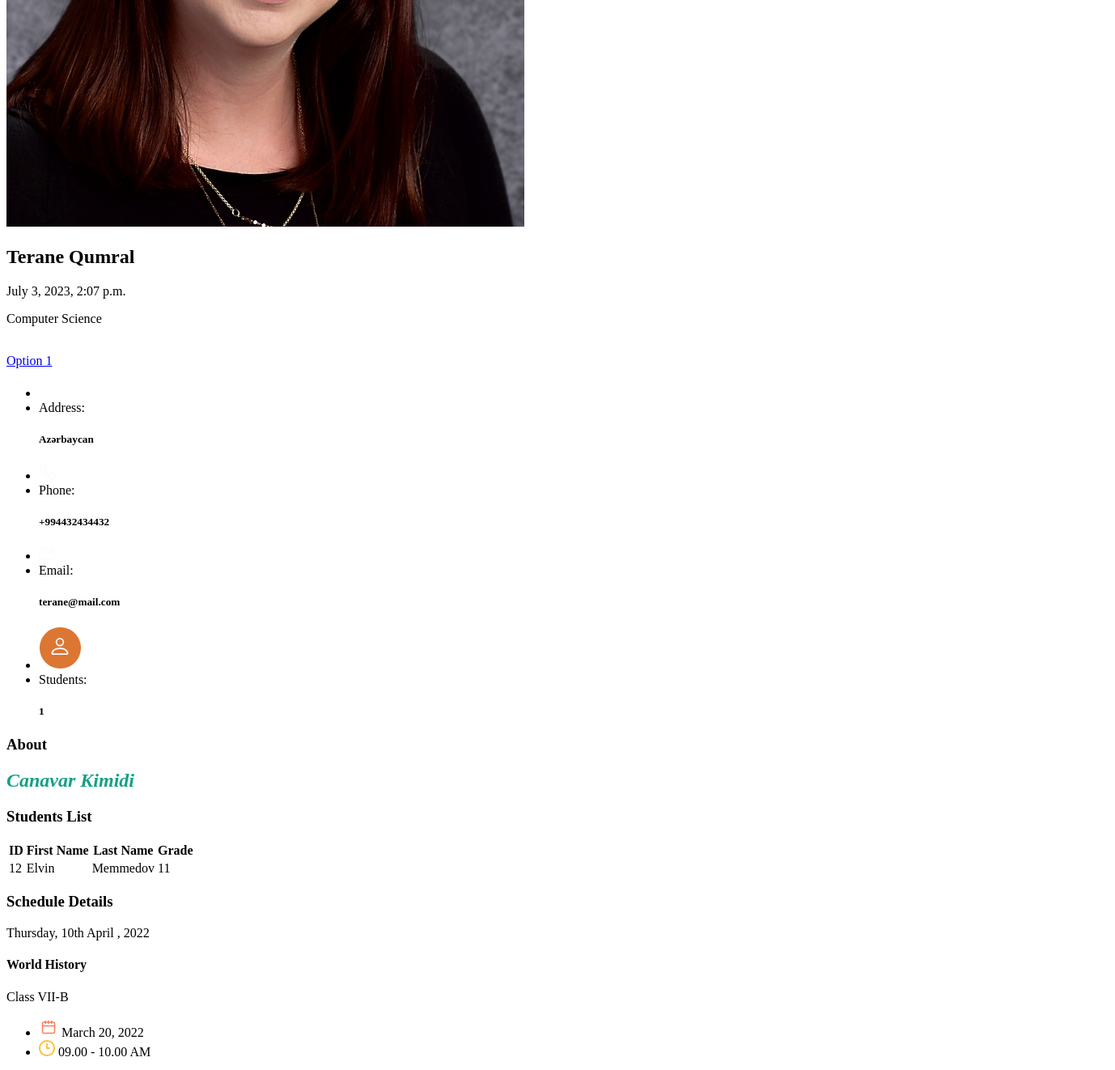
The app's page /teacher_detail/13/ (signed in, middle part), older data.
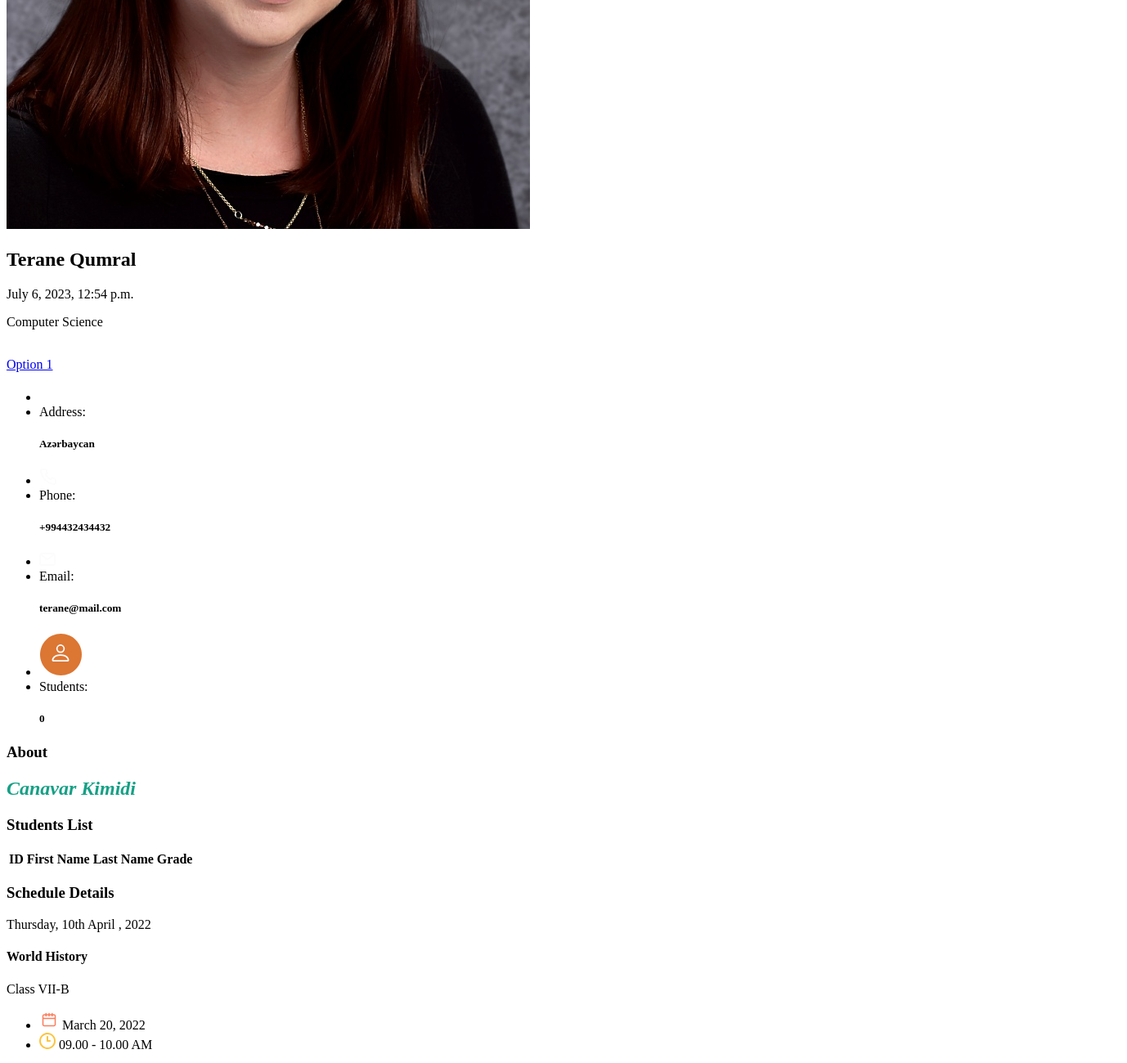
The same page, newer data.
### staff/models.py (models this page shows, shortened)
class Teacher(models.Model):
    user = models.OneToOneField(User, on_delete=models.CASCADE, primary_key=True,related_name='teacher')
    students = models.ManyToManyField('Student', related_name='students')
    about_teacher=RichTextField(null=True)
    class Meta:
        verbose_name_plural = 'Teachers'

class Lesson(models.Model):
    title = models.CharField(max_length=200)
    teacher=models.ManyToManyField(Teacher, related_name='teacher_of_lesson')
    created_at = models.DateTimeField(auto_now_add=True)
    updated_at = models.DateTimeField(auto_now=True)
    class Meta:
        verbose_name_plural = 'Lessons'

class Student(models.Model):
    user = models.OneToOneField(User, on_delete=models.CASCADE, primary_key=True, related_name='student')
    GRADE_CHOICES = [
        ('1', '1st Grade'),
        ('2', '2nd Grade'),
        ('3', '3rd Grade'),
        ('4', '4th Grade'),
        ('5', '5th Grade'),
        ('6', '6th Grade'),
        ('7', '7th Grade'),
        ('8', '8th Grade'),
        ('9', '9th Grade'),
        ('10', '10th Grade'),
        ('11', '11th Grade'),
    ]
    grade = models.CharField(max_length=232,choices=GRADE_CHOICES)
    lessons = models.ManyToManyField('Lesson', related_name='students')
    class Meta:
        verbose_name_plural = 'Students'

### baseuser/models.py (models this page shows, shortened)
class User(AbstractUser):
    created_at = models.DateTimeField(auto_now_add=True)
    updated_at = models.DateTimeField(auto_now=True)
    gender_choice = (
        ('male', 'Male'),
        ('female', 'Female'),
    )
    gender = models.CharField(max_length=250, choices=gender_choice)
    birthdate = models.DateField()
    profile_photo = models.ImageField(default='profile_photos/default_pp.png', upload_to='profile_photos')
    user_type_names = (
        ('student', 'Student'),
        ('teacher', 'Teacher'),
        ('admin', 'Admin'),
    )
    user_type = models.CharField(max_length=500, choices=user_type_names)
    country = models.CharField(max_length=250)
    number = models.CharField(max_length=50,blank=True ,null=True)
    class Meta:
        verbose_name_plural = 'Users'

### baseuser/decorators.py (the view)
    def wrapper_func(request, *args, **kwargs):
        if request.user.user_type == 'teacher' or request.user.user_type == 'admin':
            return view_func(request, *args, **kwargs)
        else:
            return redirect('error_permission')

### staff/views.py (called while the page is built)
@custom_login_required
@teacher_required
def teacher_detail(request,teacher_id):
     context={
          'lesson':Lesson.objects.all(),
          'page_title': 'Teacher Detail',
          'teacher':Teacher.objects.get(user_id=teacher_id)
     }
     return render(request,'teacher-detail.html',context)

### staff/templates/teacher-detail.html (shortened to what the changed rows need)
{% extends 'base_core.html' %}
{% load static %}
{% block content %}
	{% include 'partials/navheader-preloader.html' %}
        <div class="content-body">
			<div class="container-fluid">
				<div class="row">
<div class="col-xl-9">
    <div class="card h-auto">
        <div class="card-body">
            <div class="d-flex justify-content-between">
                <div class="user">
                    <div class="user-media">
                        <img src="{{ teacher.user.profile_photo.url }}" alt="" class="avatar avatar-xxl">
                    </div>
                    <div>
                        <h2 class="mb-0">{{ teacher.user.first_name }} {{ teacher.user.last_name }}</h2>
						<span>
                              {{ teacher.user.last_login}}
						</span>
                        <p class="text-primary font-w600">
							{% for lesson in teacher.teacher_of_lesson.all %}
								{{ lesson.title }}
							{% endfor %}
						</p>
                    </div>
                </div>
            </div>
            <div class="row mt-2">
                <div class="col-xl-3 col-xxl-6 col-sm-6">
                    <ul class="student-details">
                        <li><span>Address:</span><h5 class="mb-0">{{ teacher.user.country }}</h5></li>
                    </ul>
                </div>
                <div class="col-xl-3 col-xxl-6 col-sm-6">
                    <ul class="student-details">
                        <li><span>Phone:</span><h5 class="mb-0">{{ teacher.user.number }}</h5></li>
                    </ul>
                </div>
                <div class="col-xl-3 col-xxl-6 col-sm-6">
                    <ul class="student-details">
                        <li><span>Email:</span><h5 class="mb-0">{{ teacher.user.email }}</h5></li>
                    </ul>
                </div>
                <div class="col-xl-3 col-xxl-6 col-sm-6">
                    <ul class="student-details">
                        <li><span>Students:</span><h5 class="mb-0">{{ teacher.students.count }}</h5></li>
                    </ul>
                </div>
            </div>
        </div>
    </div>
    <div class="col-xl-12">
        <div class="card">
            <div class="card-body">
                <div class="teacher-deatails">
                    <p>{{ teacher.about_teacher|safe }}</p>
                </div>
            </div>
        </div>
    </div>
	<div class="col-xl-12">
        <div class="card">
            <div class="card-body">
                <div class="teacher-deatails">
			<div class="table-responsive">
				<table class="table table-bordered">
					<thead>
						<tr>
							<th>ID</th>
							<th>First Name</th>
							<th>Last Name</th>
							<th>Grade<th>
						</tr>
					</thead>
					<tbody>
						{% for student in teacher.students.all %}
							<tr>
								<td>{{ student.user_id }}</td>
								<td>{{ student.user.first_name }}</td>
								<td>{{ student.user.last_name }}</td>
								<td>{{ student.grade }}</td>
							</tr>
						{% endfor %}
					</tbody>
				</table>
			</div>
                </div>
            </div>
        </div>
    </div>
	</div>
				</div>
			</div>
		</div>
    </div>
{% endblock %}

Row changes from the older to the newer data that the page shows:
removed Student: user_id "12", user.first_name "Elvin", user.last_name "Memmedov", grade "11"
changed through a linked row, Teacher "Canavar Kimidi": user.last_login "July 3, 2023, 2:07 p.m." → "July 6, 2023, 12:54 p.m."; students.count "1" → "0"
